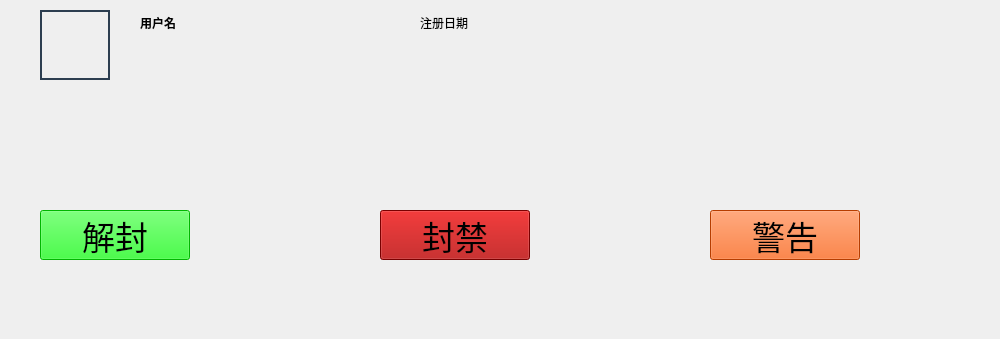
<?xml version="1.0" encoding="UTF-8"?>
<ui version="4.0">
 <class>UserItem</class>
 <widget class="QWidget" name="UserItem">
  <property name="geometry">
   <rect>
    <x>0</x>
    <y>0</y>
    <width>1000</width>
    <height>339</height>
   </rect>
  </property>
  <property name="windowTitle">
   <string>Form</string>
  </property>
  <widget class="QPushButton" name="pushButton">
   <property name="geometry">
    <rect>
     <x>40</x>
     <y>210</y>
     <width>150</width>
     <height>50</height>
    </rect>
   </property>
   <property name="font">
    <font>
     <pointsize>25</pointsize>
    </font>
   </property>
   <property name="styleSheet">
    <string notr="true">background-color: rgb(0, 255, 0);</string>
   </property>
   <property name="text">
    <string>解封</string>
   </property>
  </widget>
  <widget class="QPushButton" name="pushButton_2">
   <property name="geometry">
    <rect>
     <x>380</x>
     <y>210</y>
     <width>150</width>
     <height>50</height>
    </rect>
   </property>
   <property name="font">
    <font>
     <pointsize>25</pointsize>
    </font>
   </property>
   <property name="styleSheet">
    <string notr="true">background-color: rgb(170, 0, 0);</string>
   </property>
   <property name="text">
    <string>封禁</string>
   </property>
  </widget>
  <widget class="QLabel" name="label_3">
   <property name="geometry">
    <rect>
     <x>40</x>
     <y>10</y>
     <width>70</width>
     <height>70</height>
    </rect>
   </property>
   <property name="styleSheet">
    <string notr="true">QLabel {
	border-image: url(:/icons/engine.png);
    border-radius: 50%;
    border: 2px solid #2c3e50;
}</string>
   </property>
   <property name="text">
    <string/>
   </property>
  </widget>
  <widget class="QLabel" name="userName">
   <property name="geometry">
    <rect>
     <x>140</x>
     <y>10</y>
     <width>221</width>
     <height>25</height>
    </rect>
   </property>
   <property name="font">
    <font>
     <pointsize>9</pointsize>
     <weight>75</weight>
     <bold>true</bold>
    </font>
   </property>
   <property name="text">
    <string>用户名</string>
   </property>
  </widget>
  <widget class="QLabel" name="label">
   <property name="geometry">
    <rect>
     <x>420</x>
     <y>10</y>
     <width>221</width>
     <height>25</height>
    </rect>
   </property>
   <property name="font">
    <font>
     <pointsize>9</pointsize>
    </font>
   </property>
   <property name="text">
    <string>注册日期</string>
   </property>
  </widget>
  <widget class="QPushButton" name="pushButton_3">
   <property name="geometry">
    <rect>
     <x>710</x>
     <y>210</y>
     <width>150</width>
     <height>50</height>
    </rect>
   </property>
   <property name="font">
    <font>
     <pointsize>25</pointsize>
    </font>
   </property>
   <property name="styleSheet">
    <string notr="true">background-color: rgb(255, 85, 0);</string>
   </property>
   <property name="text">
    <string>警告</string>
   </property>
  </widget>
 </widget>
 <resources/>
 <connections/>
</ui>
